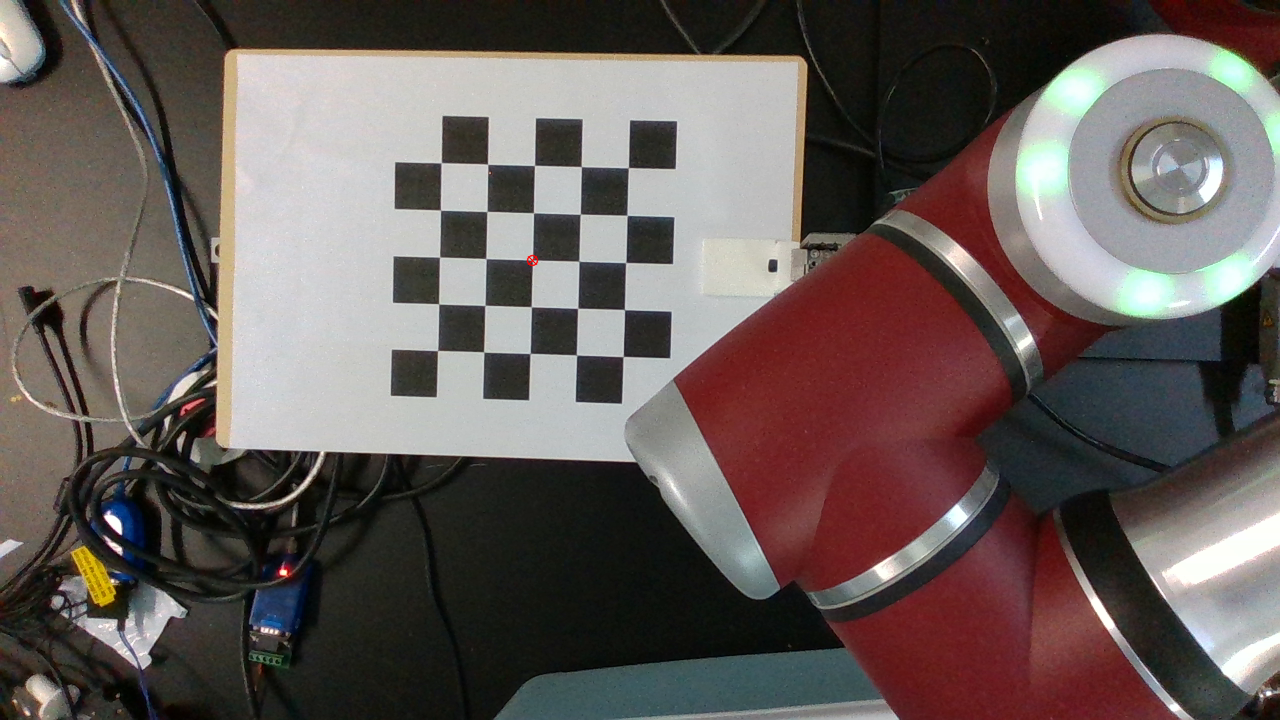
#> input picture 000001.png, 1280 x 720 px
$ python -i image.py   (imports and definitions only)   (older library calls are emulated)
#> lines starting #> are read from the running program, lines starting #| are printed output that depends on the picture
import warnings

import cv2
import matplotlib.pyplot as plt
import numpy as np
from imageio import imread
from skimage.transform import rotate, resize

# [1 line not run here, left out]


class Image:
    """
    Wrapper around an image with some convenient functions.
    """

    def __init__(self, img):
        self.img = img

    def __getattr__(self, attr):
        # Pass along any other methods to the underlying ndarray
        return getattr(self.img, attr)

    @classmethod
    def from_file(cls, fname):
        return cls(imread(fname))

    def copy(self):
        """
        :return: Copy of self.
        """
        return self.__class__(self.img.copy())

    # [10 lines left out: function crop, not called in this run]

    def cropped(self, *args, **kwargs):
        """
        :return: Cropped copy of the image.
        """
        i = self.copy()
        i.crop(*args, **kwargs)
        return i

    # [73 lines left out: functions normalise, resize, resized, rotate, rotated, show and 2 more, not called in this run]


class DepthImage(Image):
    def __init__(self, img):
        super().__init__(img)

    # [38 lines left out: function from_pcd, not called in this run]

    @classmethod
    def from_tiff(cls, fname):
        return cls(imread(fname))

    # [35 lines left out: functions iint, gradients, normalise, not called in this run]


class WidthImage(Image):
    """
    A width image is one that describes the desired gripper width at each pixel.
    """

    # [13 lines left out: functions zoom, normalise, not called in this run]

>>> import cv2
>>> picture = cv2.imread('../../000001.png', cv2.IMREAD_GRAYSCALE)
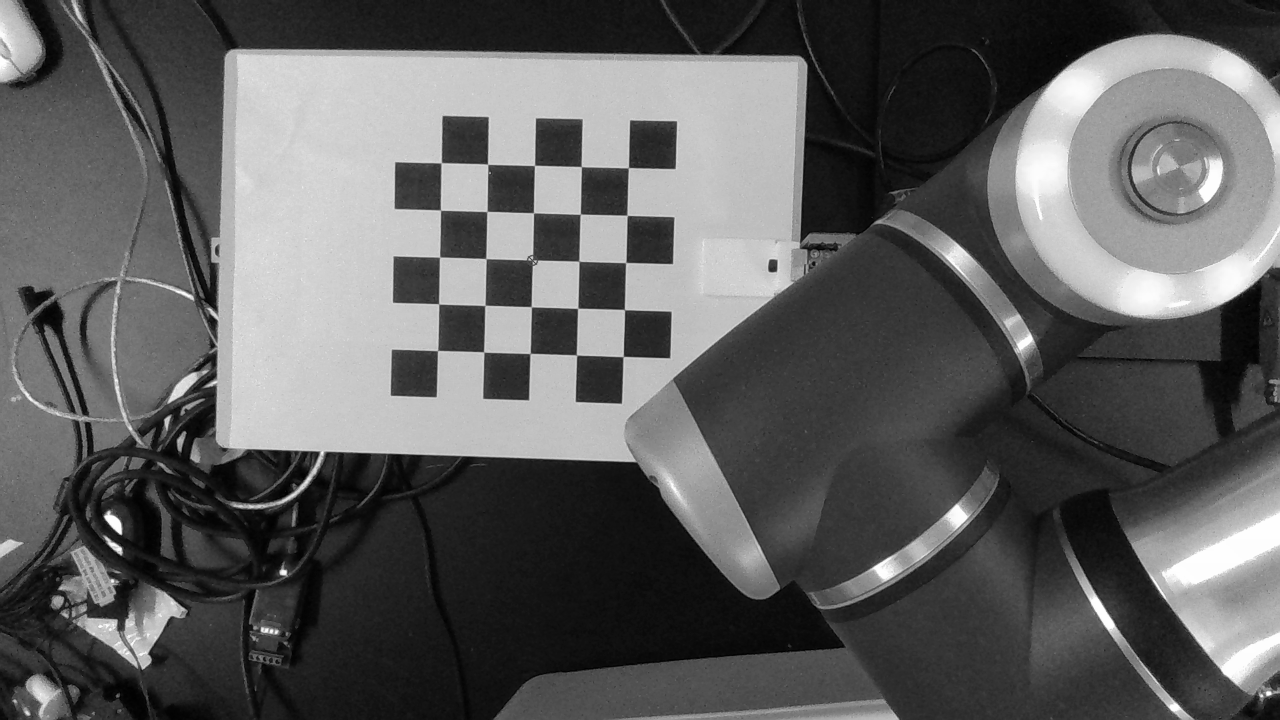
#> picture: shape (720, 1280); min 0, max 254, mean 94.2
#> (the run stopped early here; a loop or call above may not have finished)

$ run again, on 000002.png
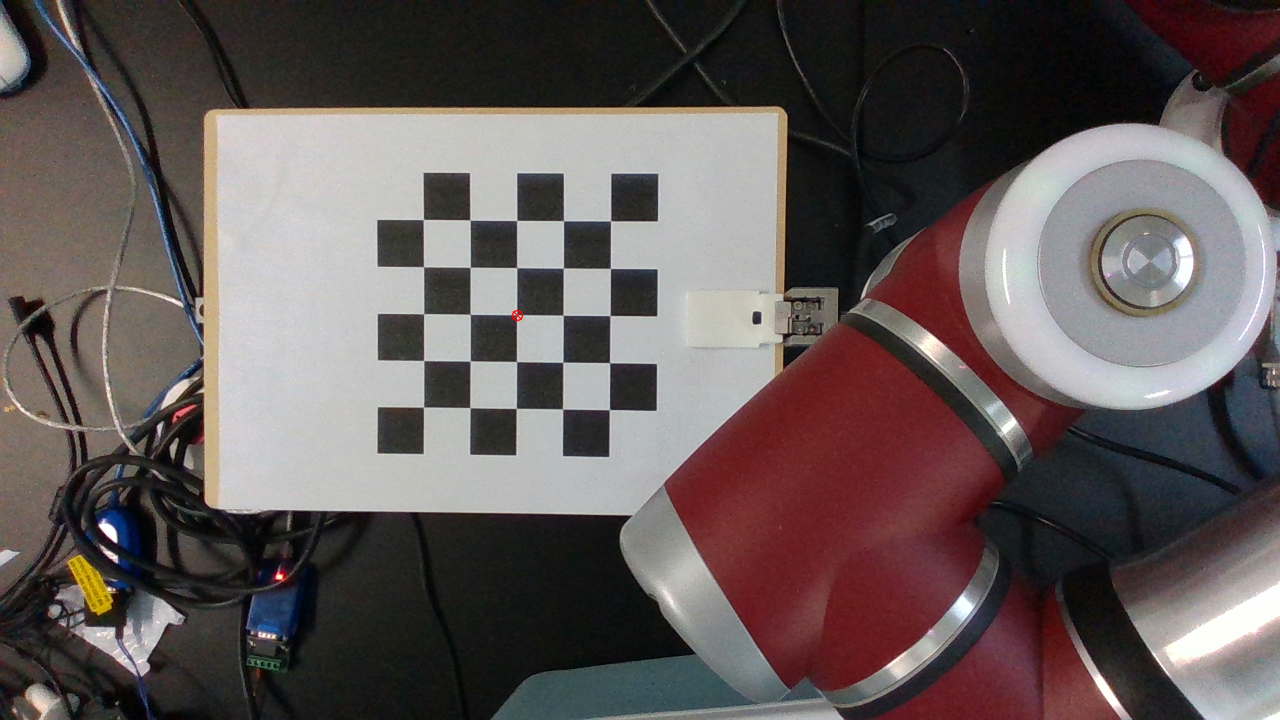
#> input picture 000002.png, 1280 x 720 px
#> `picture = cv2.imread('../../000001.png', cv2.IMREAD_GRAYSCALE)`:
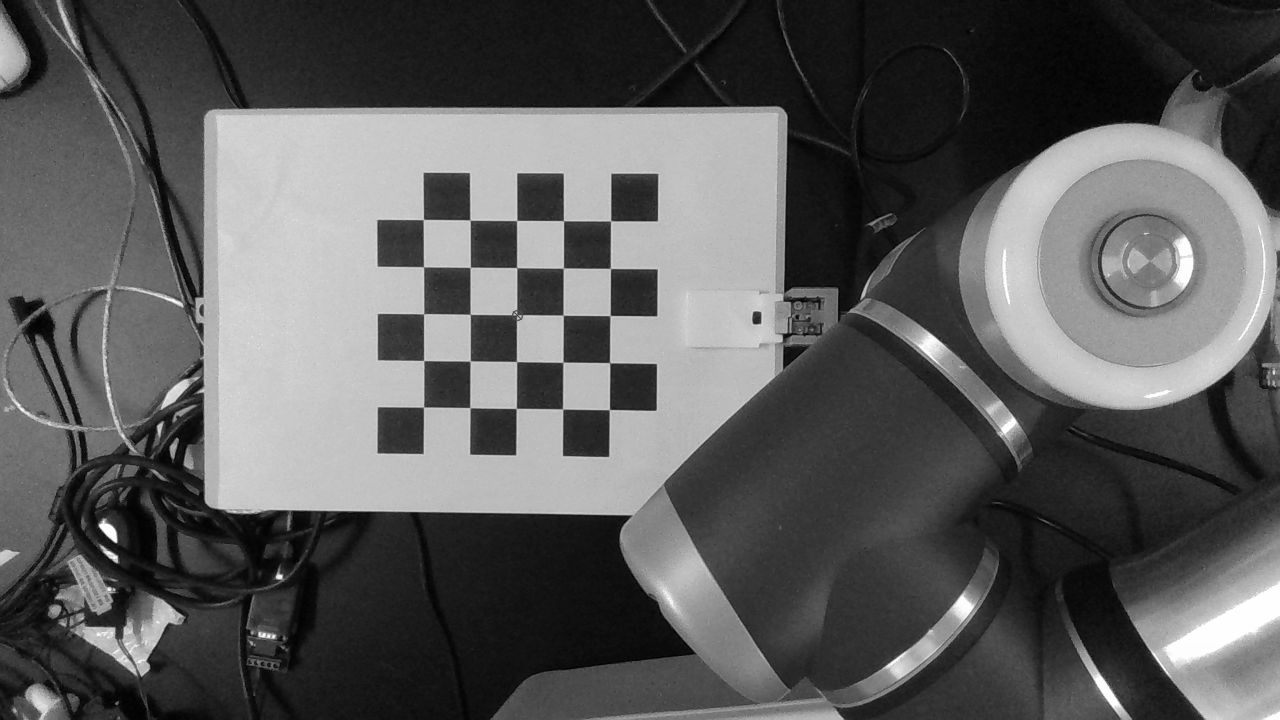
#> picture: shape (720, 1280); min 1, max 254, mean 91.2

$ run again, on 000003.png
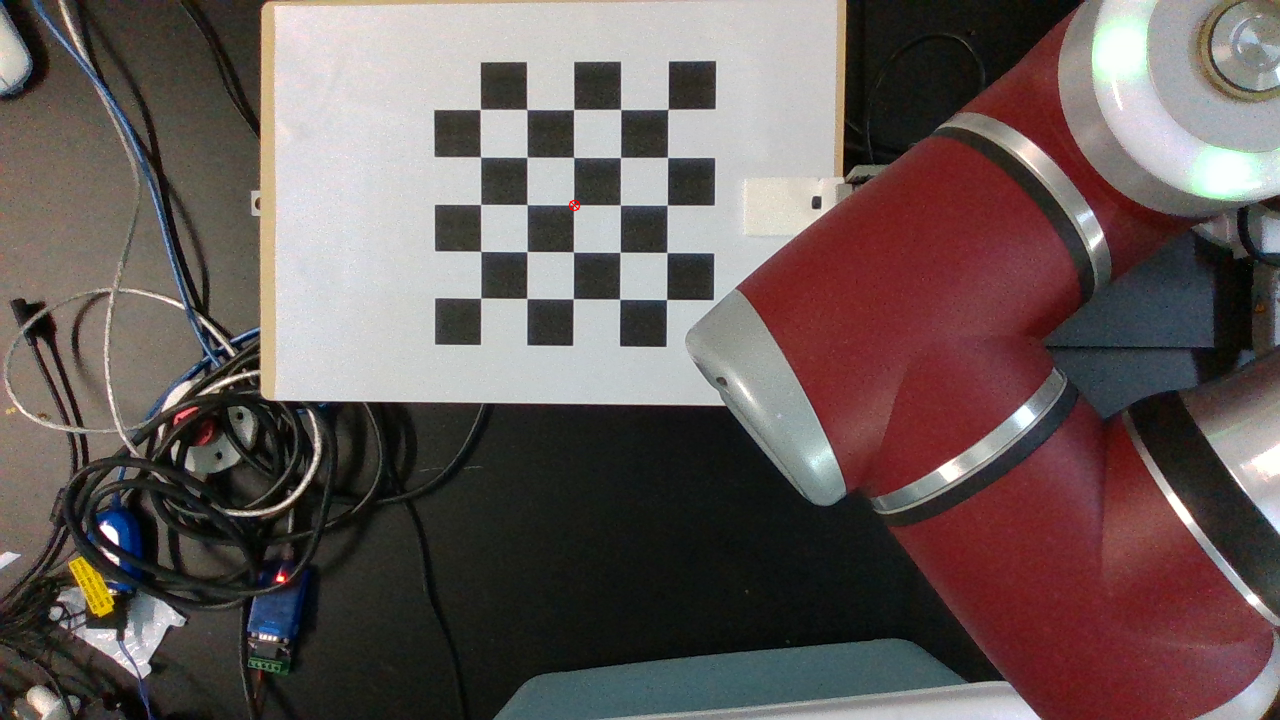
#> input picture 000003.png, 1280 x 720 px
#> `picture = cv2.imread('../../000001.png', cv2.IMREAD_GRAYSCALE)`:
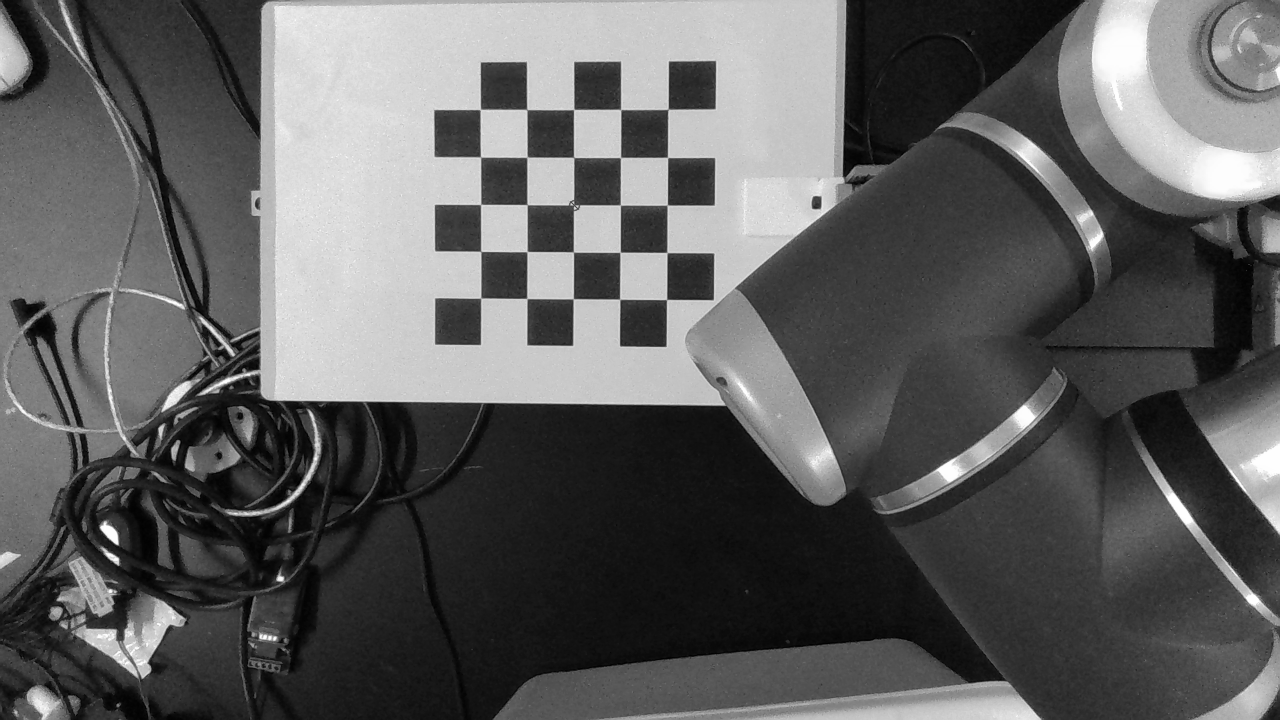
#> picture: shape (720, 1280); min 0, max 254, mean 94.2

$ run again, on 000004.png
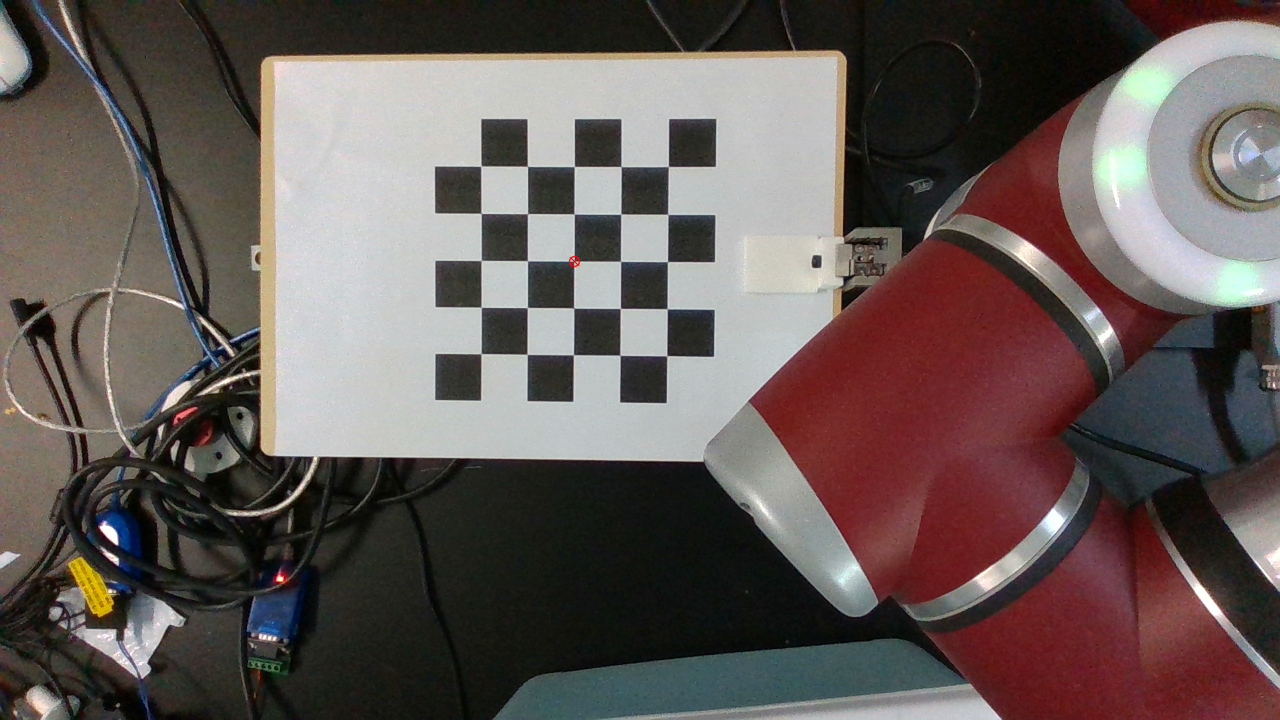
#> input picture 000004.png, 1280 x 720 px
#> `picture = cv2.imread('../../000001.png', cv2.IMREAD_GRAYSCALE)`:
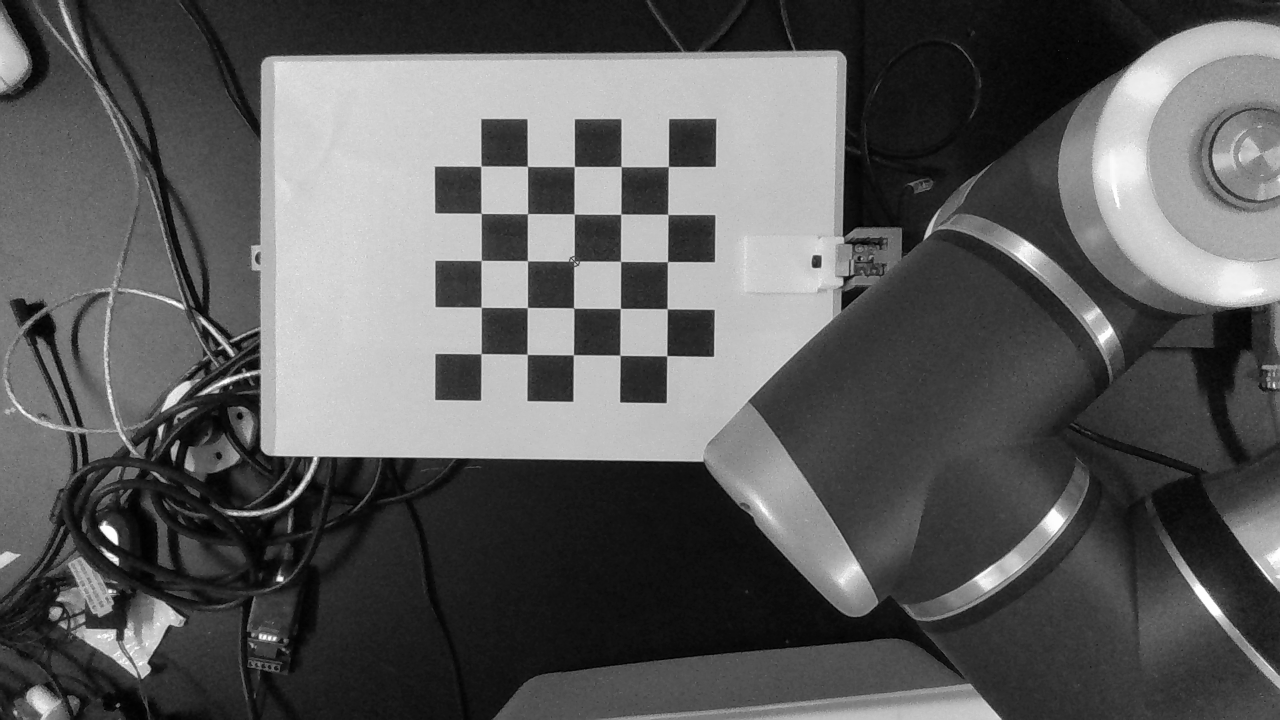
#> picture: shape (720, 1280); min 0, max 254, mean 92.2
